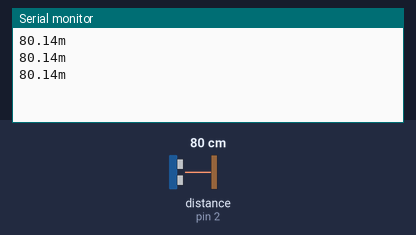
A sketch run on a simulated Arduino Uno, built with avr-gcc and run on an emulated ATmega328P. On the bench: the last lines printed to the serial monitor. The inputs (shaded band) are chosen by the test bench; at power-on: distance to the obstacle (sensor on pin 2) 80 cm. The echo pulse lasts 58.3 µs per cm.

Above: at 1.3 s.
1.4 s: distance to the obstacle (sensor on pin 2) set to 2 cm
At 1.9 s:
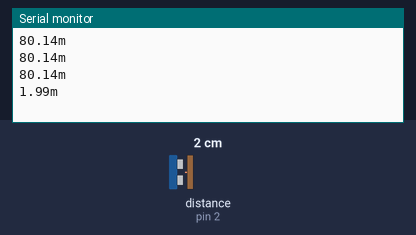
2.9 s: distance to the obstacle (sensor on pin 2) set to 4 cm
At 3.4 s:
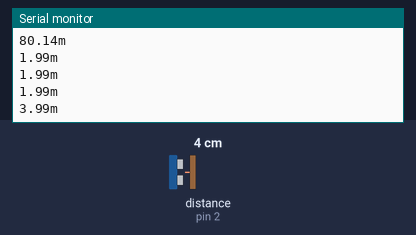
Timing chart, 0 to 5.9 s (numbered marks = the images above; inputs shaded):
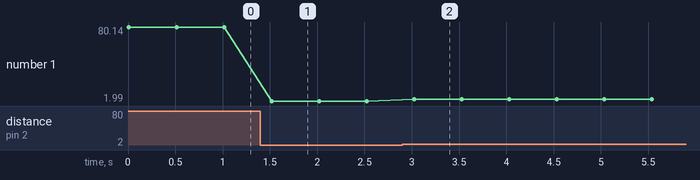

Measured:
- after the input at 1.4 s, the serial monitor: prints a new line after 0.12 s (image 1)
- after the input at 2.9 s, the serial monitor: prints a new line after 0.13 s (image 2)
- plotted number 1: 80.14 → 1.99 after the input at 1.4 s, 1.99 → 3.99 after the input at 2.9 s

The sketch:

Ultrasonic_Sensor.ino
```cpp
#define tp 3
#define ep 2
void setup()
{
  Serial.begin(9600);
  pinMode(tp,OUTPUT);
  pinMode(ep, INPUT);
}
void loop()
{
  int time;
  float dist;
  digitalWrite(tp,HIGH);
  delayMicroseconds(1000);
  digitalWrite(tp,LOW);
  time = pulseIn(ep,HIGH);
  dist = (time/2)/29.1;

  Serial.print(dist);
  Serial.println("m");
  delay(500);
}
```
